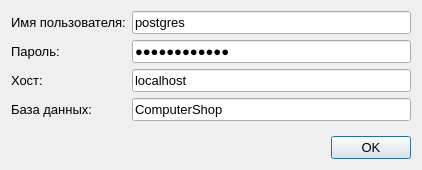
<?xml version="1.0" encoding="UTF-8"?>
<ui version="4.0">
 <class>ConnectionDialog</class>
 <widget class="QDialog" name="ConnectionDialog">
  <property name="geometry">
   <rect>
    <x>0</x>
    <y>0</y>
    <width>422</width>
    <height>170</height>
   </rect>
  </property>
  <property name="font">
   <font>
    <pointsize>10</pointsize>
   </font>
  </property>
  <property name="windowTitle">
   <string>Подключение к базе данных</string>
  </property>
  <layout class="QVBoxLayout" name="verticalLayout">
   <item>
    <layout class="QFormLayout" name="formLayout">
     <item row="0" column="0">
      <widget class="QLabel" name="label">
       <property name="text">
        <string>Имя пользователя:</string>
       </property>
      </widget>
     </item>
     <item row="0" column="1">
      <widget class="QLineEdit" name="login">
       <property name="text">
        <string>postgres</string>
       </property>
      </widget>
     </item>
     <item row="1" column="0">
      <widget class="QLabel" name="label_2">
       <property name="text">
        <string>Пароль:</string>
       </property>
      </widget>
     </item>
     <item row="1" column="1">
      <widget class="QLineEdit" name="pwd">
       <property name="text">
        <string>postgrespass</string>
       </property>
       <property name="echoMode">
        <enum>QLineEdit::Password</enum>
       </property>
      </widget>
     </item>
     <item row="2" column="0">
      <widget class="QLabel" name="label_3">
       <property name="text">
        <string>Хост:</string>
       </property>
      </widget>
     </item>
     <item row="2" column="1">
      <widget class="QLineEdit" name="host">
       <property name="text">
        <string>localhost</string>
       </property>
      </widget>
     </item>
     <item row="3" column="0">
      <widget class="QLabel" name="label_4">
       <property name="text">
        <string>База данных:</string>
       </property>
      </widget>
     </item>
     <item row="3" column="1">
      <widget class="QLineEdit" name="database">
       <property name="text">
        <string>ComputerShop</string>
       </property>
      </widget>
     </item>
    </layout>
   </item>
   <item>
    <layout class="QHBoxLayout" name="horizontalLayout">
     <item>
      <spacer name="horizontalSpacer">
       <property name="orientation">
        <enum>Qt::Horizontal</enum>
       </property>
       <property name="sizeHint" stdset="0">
        <size>
         <width>40</width>
         <height>20</height>
        </size>
       </property>
      </spacer>
     </item>
     <item>
      <widget class="QPushButton" name="pushButton">
       <property name="text">
        <string>OK</string>
       </property>
      </widget>
     </item>
    </layout>
   </item>
  </layout>
 </widget>
 <resources/>
 <connections/>
</ui>
